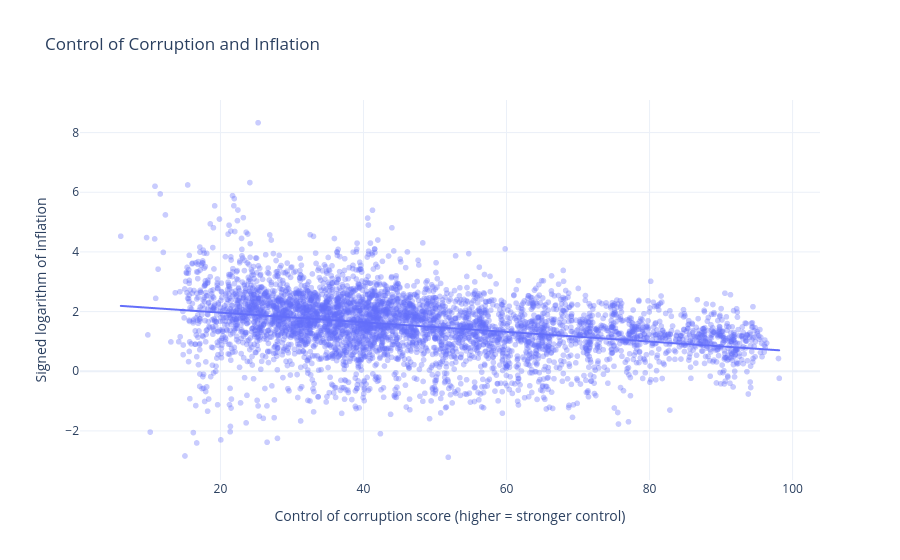

Notebook code for this chart:
### Code cell
fig = px.scatter(
    df,
    x="corruption_score",
    y="inflation_log",
    opacity=0.35,
    trendline="ols",
    hover_name="country_name",
    hover_data=["year", "region", "income_level", "inflation"],
    title="Control of Corruption and Inflation",
    labels={
        "corruption_score": "Control of corruption score (higher = less corruption)",
        "inflation_log": "Signed logarithm of inflation",
        "year": "Year",
        "region": "Region",
        "income_level": "Income level",
        "inflation": "Inflation rate (%)"
    }
)

fig.show()

### Figure 1 — Plotly figure (JSON) as saved in the notebook; plotly's stock layout.template omitted (floating-point values rounded to 4 significant figures; data arrays with more than 128 entries replaced by an {"elided": "..."} marker saying what was removed)
{"data": [{"customdata": {"elided": "4585x4 mixed values"}, "hovertemplate": "<b>%{hovertext}</b><br><br>Control of corruption score (higher = stronger control)=%{x}<br>Signed logarithm of inflation=%{y}<br>Year=%{customdata[0]}<br>Region=%{customdata[1]}<br>Income level=%{customdata[2]}<br>Inflation rate (%)=%{customdata[3]}<extra></extra>", "hovertext": {"elided": "4585 str values"}, "legendgroup": "", "marker": {"color": "#636efa", "opacity": 0.35, "symbol": "circle"}, "mode": "markers", "name": "", "showlegend": false, "type": "scattergl", "x": {"elided": "4585 float values"}, "xaxis": "x", "y": {"elided": "4585 float values"}, "yaxis": "y"}, {"hovertemplate": "<b>OLS trendline</b><br>inflation_log = -0.0161713 * corruption_score + 2.28914<br>R<sup>2</sup>=0.102155<br><br>Control of corruption score (higher = stronger control)=%{x}<br>Signed logarithm of inflation=%{y} <b>(trend)</b><extra></extra>", "legendgroup": "", "marker": {"color": "#636efa", "symbol": "circle"}, "mode": "lines", "name": "", "showlegend": false, "type": "scattergl", "x": {"elided": "4585 float values"}, "xaxis": "x", "y": {"elided": "4585 float values"}, "yaxis": "y"}], "layout": {"legend": {"tracegroupgap": 0}, "title": {"text": "Control of Corruption and Inflation"}, "xaxis": {"anchor": "y", "domain": [0, 1], "title": {"text": "Control of corruption score (higher = stronger control)"}}, "yaxis": {"anchor": "x", "domain": [0, 1], "title": {"text": "Signed logarithm of inflation"}}}}
